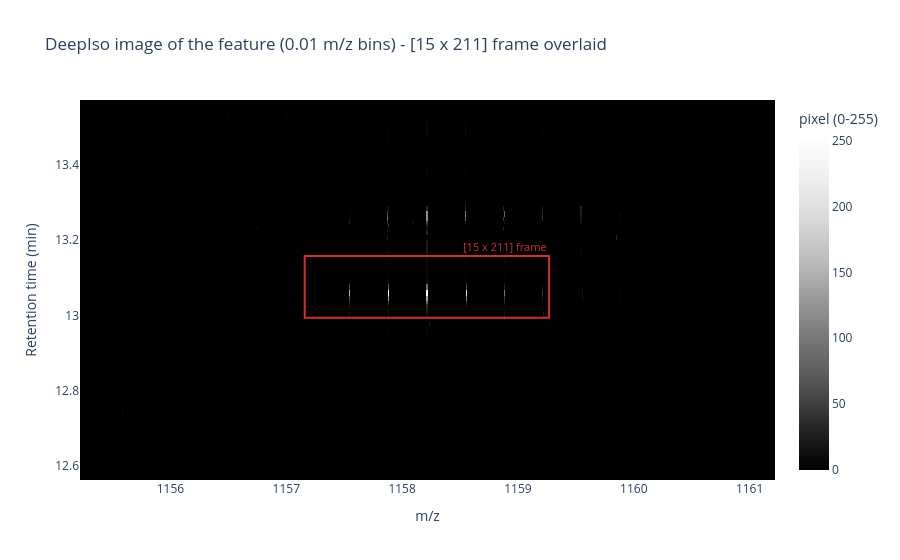

The cell this chart's notebook holds for it:
### Markdown cell above
## 5.2 DeepIso: Encoding the map as an image

The raw feature we just plotted is a set of peaks at their measured coordinates. A convolutional neural network (CNN) can't take that as input. It expects a regular grid of pixels, like a photograph. DeepIso (Zohora et al., 2019) converts the LC-MS map into a grayscale image, then treats feature detection as an image-processing problem.

### Binning the map onto a fixed grid

DeepIso lays a fixed grid over the RT × m/z map and assigns every peak to a cell:

- **Rows are MS1 scans (`RT → 1 MS-scan`).** Each MS1 scan becomes one row, in acquisition order, with row 0 as the earliest scan in the window. RT is quantized to the instrument's scan rate.
- **Columns are 0.01 m/z bins (`m/z → 0.01`).** Each peak is assigned to the bin it falls in. If two peaks land in the same (scan, m/z bin) cell, their intensities are summed.
- **Cell values are intensities rescaled to 0–255.** Each cell becomes an 8-bit grayscale pixel, where 0 is empty and 255 is the most intense signal in the window.

After binning, the feature is an image. The isotope envelope appears as vertical streaks spaced `1/z ≈ 0.333` m/z (≈ 33 columns) apart, and the elution profile shows up as those streaks brightening and then fading from row to row.

### The [15 × 211] framing window

DeepIso doesn't classify the whole map at once. It slides a fixed **[15 scans × 211 m/z bins]** framing window across the image and labels the pixels inside each frame. The window is sized to fit one feature:

- **15 scans** spans one elution profile, since a feature is only a handful of scans wide at the apex.
- **211 bins** is `211 × 0.01 ≈ 2.11 m/z`, wide enough to hold a full isotope envelope for the charge states DeepIso targets.

We overlay this frame on the heatmap below to show how much of the map a single frame covers.

### The cost of fixed precision

Binning has a cost. Once we choose `m/z → 0.01` and `RT → 1 scan`, the resolution is fixed. Two isotopes closer than 0.01 m/z would fall into the same column, and the measured m/z (reported to four decimals) is rounded to its bin. The grid also covers every location, whether or not a peak was observed there, so most of the 15 × 211 ≈ 3,000 pixels in a frame are zero. PointIso addresses this in Section 5.3.

As in notebooks 01–04, we treat the DeepIso network (a CNN that scans each frame and an RNN that links detections across scans) as a black box. The next cell builds the image it takes as input.

### Code cell
# DeepIso encoding: bin the LC-MS map region onto a fixed grid ->
#   rows  = MS1 scans (RT -> 1 scan)
#   cols  = 0.01-wide m/z bins (m/z -> 0.01)
#   value = summed intensity, squashed to an 8-bit grayscale pixel (0-255)
# The result is literally a small grayscale image of the feature.
image = build_lcms_image(points, mz_bin=0.01, mz_range=MZ_WINDOW)

grid = image['image']
n_scans, n_mz_bins = grid.shape
filled = int((grid > 0).sum())
print(f'DeepIso image: {n_scans} scans x {n_mz_bins} m/z bins = {grid.size} pixels')
print(f'  filled pixels: {filled} ({100 * filled / grid.size:.1f}%)  ->  the rest are empty grid')
print(f'  pixel range  : {int(grid.min())} - {int(grid.max())} (intensity {image["max_intensity"]:.3g} -> 255)')

# Show the image as an RT x m/z heatmap, overlaying the DeepIso [15 scans x 211 m/z bins]
# framing window (centered on the brightest pixel) so you can see one "look" of the model.
fig = plot_lcms_heatmap(
    image,
    title='DeepIso image of the feature (0.01 m/z bins) - [15 x 211] frame overlaid',
    frame=True,
)
fig.show()

### Figure 1 — Plotly figure (JSON) as saved in the notebook; plotly's stock layout.template omitted (floating-point values rounded to 4 significant figures; data arrays with more than 128 entries replaced by an {"elided": "..."} marker saying what was removed)
{"data": [{"colorbar": {"title": {"text": "pixel (0-255)"}}, "colorscale": [[0, "rgb(255,255,255)"], [0.125, "rgb(240,240,240)"], [0.25, "rgb(217,217,217)"], [0.375, "rgb(189,189,189)"], [0.5, "rgb(150,150,150)"], [0.625, "rgb(115,115,115)"], [0.75, "rgb(82,82,82)"], [0.875, "rgb(37,37,37)"], [1, "rgb(0,0,0)"]], "hovertemplate": "m/z: %{x:.3f}<br>RT: %{y:.3f} min<br>pixel: %{z}<extra></extra>", "reversescale": true, "type": "heatmap", "x": {"elided": "600 float values"}, "y": [12.58, 12.61, 12.71, 12.72, 12.74, 12.8, 12.81, 12.93, 12.94, 12.96, 12.98, 12.99, 13.01, 13.01, 13.02, 13.03, 13.04, 13.04, 13.06, 13.08, 13.09, 13.1, 13.11, 13.13, 13.14, 13.16, 13.17, 13.19, 13.21, 13.22, 13.23, 13.24, 13.25, 13.25, 13.27, 13.28, 13.3, 13.31, 13.32, 13.33, 13.35, 13.36, 13.38, 13.4, 13.41, 13.43, 13.44, 13.46, 13.48, 13.49, 13.5, 13.52, 13.53, 13.55, 13.56], "z": {"elided": "55x600 int values"}, "zmax": 255, "zmin": 0}], "layout": {"annotations": [{"font": {"color": "#D32F2F", "size": 11}, "showarrow": false, "text": "[15 x 211] frame", "x": 1159.0, "xanchor": "right", "y": 13.16, "yanchor": "bottom"}], "plot_bgcolor": "white", "shapes": [{"fillcolor": "rgba(0,0,0,0)", "line": {"color": "#D32F2F", "width": 2}, "type": "rect", "x0": 1157.0, "x1": 1159.0, "y0": 12.99, "y1": 13.16}], "title": {"text": "DeepIso image of the feature (0.01 m/z bins) - [15 x 211] frame overlaid"}, "xaxis": {"title": {"text": "m/z"}}, "yaxis": {"title": {"text": "Retention time (min)"}}}}
